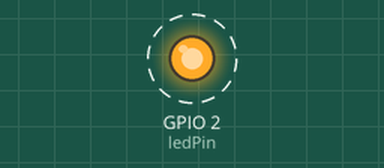
Recording of a sketch running on a simulated ESP32. Parts: output pins drawn as LEDs (lit = HIGH). Dashed ring = blinking. WiFi joins after 1.5 s; servers stay silent unless stated; uploads are accepted with an empty reply; what the sketch prints to the serial monitor is not drawn. At 63.7 s the program restarts the board; the recording ends there.

Above: at 2.0 s.
Timing chart, 0 to 6.1 s (numbered marks = the images above):
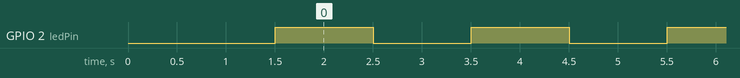

The sketch:

sketch_jun29a.ino
```cpp
#include <WiFi.h>
#include <HTTPClient.h>
#include <Update.h>

const char* ssid = "your network name";
const char* password = "your password";

const int ledPin = 2; // GPIO pin for the LED

const char* firmwareUrl = "https://drive.usercontent.google.com/download?id=1RcWouLllIBlUguQVWMnSCk-y9mxzfIY8&export=download"; // Direct download link for firmware file

//https://drive.google.com/file/d/1RcWouLllIBlUguQVWMnSCk-y9mxzfIY8/view?usp=drive_link

#define CURRENT_FIRMWARE_VERSION "1.0.2" // Update this line with the new firmware version

unsigned long previousMillis = 0;
const long interval = 1000; // Interval for blinking the LED
bool ledState = false;

unsigned long updateCheckMillis = 0;
const long updateInterval = 60000; // Interval for checking updates (1 hour)

void setup() {
  // Initialize Serial Monitor
  Serial.begin(115200);

  // Initialize LED pin as an output
  pinMode(ledPin, OUTPUT);

  // Connect to Wi-Fi
  WiFi.begin(ssid, password);
  Serial.print("Connecting to WiFi...");

  // Wait for connection
  while (WiFi.status() != WL_CONNECTED) {
    delay(500);
    Serial.print(".");
  }
  Serial.println();
  Serial.println("Connected to WiFi");

  // Print the IP address
  Serial.print("IP Address: ");
  Serial.println(WiFi.localIP());

  digitalWrite(ledPin,LOW);  //newly added
}

void loop() {
  unsigned long currentMillis = millis();

  // Blink the LED at a regular interval
//  if (currentMillis - previousMillis >= interval) {
//    previousMillis = currentMillis;
//    ledState = !ledState;
//    digitalWrite(ledPin, ledState ? HIGH : LOW);
//    Serial.print("LED is now ");
//    Serial.println(ledState ? "ON" : "OFF");
//  }


  digitalWrite(ledPin,HIGH); //newly added
  delay(1000);
  digitalWrite(ledPin,LOW); //newly added
  delay(1000);

  // Check for updates every hour
  if (currentMillis - updateCheckMillis >= updateInterval) {
    updateCheckMillis = currentMillis;
    checkForUpdates();
  }
}

void checkForUpdates() {
  HTTPClient http;

  Serial.println("Checking for firmware updates...");

  // Download the firmware binary
  http.begin(firmwareUrl);
  int httpCode = http.GET();

  if (httpCode == HTTP_CODE_OK) {
    int contentLength = http.getSize();
    bool canBegin = Update.begin(contentLength);

    if (canBegin) {
      Serial.println("Begin OTA update");
      WiFiClient* client = http.getStreamPtr();
      size_t written = Update.writeStream(*client);

      if (written == contentLength) {
        Serial.println("Written : " + String(written) + " successfully");

        // Compare the embedded version in the new firmware
        const char* newFirmwareVersion = "1.0.1"; // This should be read from the new firmware
        if (strcmp(CURRENT_FIRMWARE_VERSION, newFirmwareVersion) != 0) {
          if (Update.end()) {
            Serial.println("OTA update finished!");
            if (Update.isFinished()) {
              Serial.println("Update successfully completed. Rebooting.");
              ESP.restart();
            } else {
              Serial.println("Update not finished? Something went wrong.");
            }
          } else {
            Serial.println("Error Occurred. Error #: " + String(Update.getError()));
          }
        } else {
          Serial.println("Firmware version is the same, no update needed.");
          Update.abort(); // Abort the update
        }
      } else {
        Serial.println("Written only : " + String(written) + "/" + String(contentLength) + ". Retry?");
      }
    } else {
      Serial.println("Not enough space to begin OTA");
    }
  } else {
    Serial.println("Firmware not found at " + String(firmwareUrl));
  }

  http.end();
}
```

Measured:
- by itself, GPIO 2 (ledPin): alternates HIGH for 1.0 s and LOW for 1.0 s
